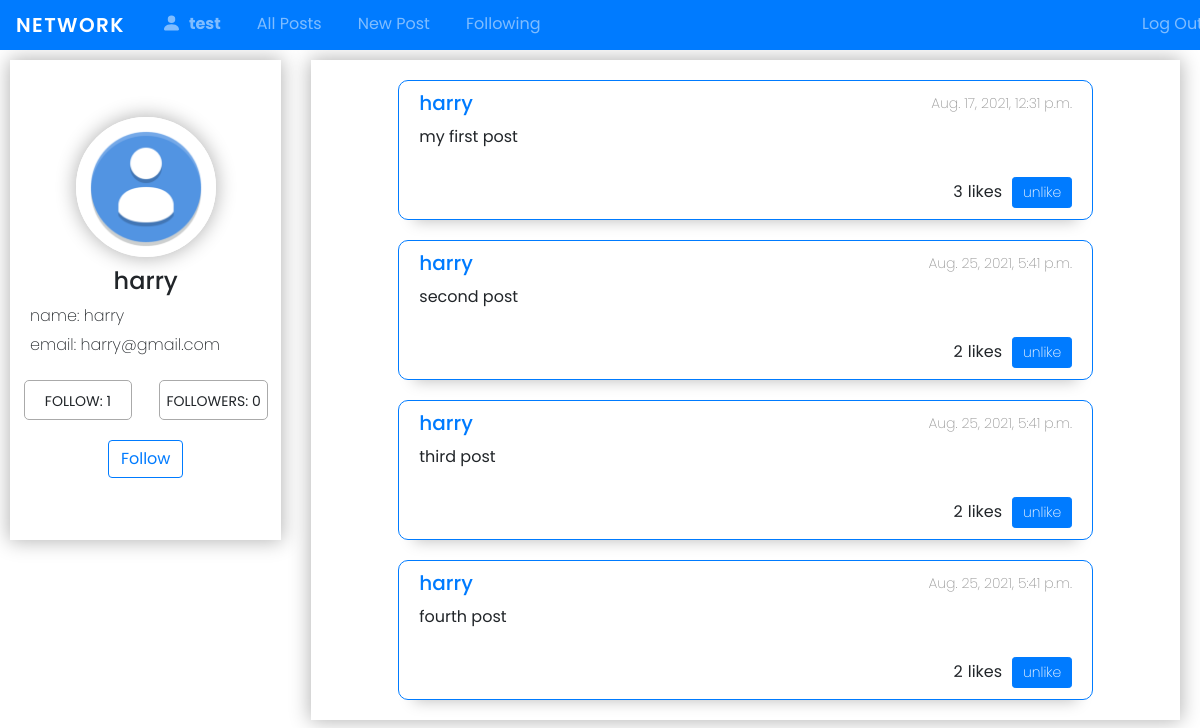
/user_info/7/ (signed in), run on the app's committed database.
### network/models.py (models this page shows, shortened)
class User(AbstractUser):
    image = models.ImageField(upload_to='images',  default='images/user.png')
    following = models.ManyToManyField(
        "self", blank=True, related_name="followers", symmetrical=False
    )
    def __str__(self):
        return f"{self.username}"

class Post(models.Model):
    user = models.ForeignKey("User", on_delete=models.CASCADE)
    text = models.TextField(max_length=500)
    timestamp = models.DateTimeField(auto_now_add=True)
    liked = models.ManyToManyField(User, blank=True, related_name='likes')
    def total_likes(self):
        return self.liked.all().count()

### network/views.py (the view)
# urls.py: path("user_info/<int:id>/", views.user_info, name="user_info"),
@login_required
def user_info(request, id):
    userID = request.user.id
    user = User.objects.get(id=id)
    posts = Post.objects.filter(user=user)
    paginator = Paginator(posts, 10)
    page_number = request.GET.get('page')
    page_obj = paginator.get_page(page_number)
    followers = user.followers.count()
    follow = user.following.count()
    usersShow = user.following.all()
    return render(request, "network/user_info.html", {
        'user_id': id,
        'userInfo': user,
        'posts': page_obj,
        'followers': followers,
        'follow': follow,
        'users': usersShow,
        'id': userID
    })

### network/templates/network/user_info.html (shortened to what this page needs)
{% extends "network/layout.html" %}
{% block body %}
<div class="user-info-container">
    <div class="user-info-wrapper">
        <img class="user-info-item" id="user-img" src='../../static/images/user.png' alt="">
        <h4 class="user-info-item">{{userInfo}}</h4>
        <h6 class="user-info-item">name: <span>{{userInfo}}</span></h6>
        <h6 class="user-info-item">email: <span>{{userInfo.email}}</span></h6>
        <div class="user-info-followers">
            <div class="followers">FOLLOW: {{followers}}</div>
            <div class="following">FOLLOWERS: {{follow}}</div>
        </div>
        {% if user.is_authenticated %}
        {% if user.id != userInfo.id %}
        {% if user in userInfo.following.all %}
        <a class="add" href="{% url 'followers' id=userInfo.id %}">
            <button class="btn btn-outline-primary">Unfollow</button>
        </a>
        {% else %}
        <a class="add" href="{% url 'followers' id=userInfo.id %}">
            <button class="btn btn-outline-primary">Follow</button>
        </a>
        {% endif %}
        {% endif %}
        {% endif %}
    </div>
    <div class="user-info-body">
        {% for post in posts %}
        <div class="post-body">
            <div class="post-body-header">
                <a href="{% url 'user_info' post.user.id %}">
                    <h5>{{post.user}}</h5>
                </a>
                <p>{{post.timestamp}}</p>
            </div>
            <p class="post-body-text">{{post.text}}</p>
            <div class="post-buttons">
                <div class="post-likes">
                    <div class="post-body-likes like-count{{post.id}}">{{post.total_likes}}</div>
                    <div>likes</div>
                </div>
                <form action="{% url 'like-post-view' %}" method="POST" class="like-form" id="{{post.id}}">
                    {% if user.is_authenticated %}
                    <button id="like-btn" class="like-btn{{post.id}} btn btn-primary btn-sm" type="submit">
                        {% if user not in post.liked.all %}
                        like
                        {% else %}
                        unlike
                        {% endif %}
                    </button>
                    {% endif %}
                </form>
            </div>
        </div>
        {% empty %}
        <h2 id="post-body-empty">You don't have any post yet</h2>
        {% endfor %}
    </div>
</div>
{% endblock %}

### network/templates/network/layout.html (shortened to what this page needs)
{% load static %}
<!DOCTYPE html>
<html lang="en">
<head>
    <link rel="stylesheet" href="https://stackpath.bootstrapcdn.com/bootstrap/4.4.1/css/bootstrap.min.css"
>
    <link rel="stylesheet" href="https://cdn.jsdelivr.net/npm/bootstrap-icons@1.5.0/font/bootstrap-icons.css">
    <link href="{% static 'network/styles.css' %}" rel="stylesheet">
</head>
<body>
    <nav class="navbar navbar-expand-md navbar-dark bg-primary">
        <a class="navbar-brand" href="#">Network</a>
        <div>
            <ul class="navbar-nav mr-auto">
                {% if user.is_authenticated %}
                <li class="nav-item">
                    <a class="nav-link" href="{% url 'user_info' user.id %}"><svg xmlns="http://www.w3.org/2000/svg"
                            width="16" height="16" fill="currentColor" class="bi bi-person-fill" viewBox="0 0 16 16">
                            <path d="M3 14s-1 0-1-1 1-4 6-4 6 3 6 4-1 1-1 1H3zm5-6a3 3 0 1 0 0-6 3 3 0 0 0 0 6z" />
                        </svg><strong>{{user.username}}</strong></a>
                </li>
                {% endif %}
                <div class="navbar-body">
                    <li class="nav-item">
                        <a class="nav-link" href="{% url 'index' %}">All Posts</a>
                    </li>
                </div>
                {% if user.is_authenticated %}
                <div class="navbar-body">
                    <li class="nav-item">
                        <a class="nav-link" href="{% url 'newpost' %}">New Post</a>
                    </li>
                </div>
                <div class="navbar-body">
                    <li class="nav-item">
                        <a class="nav-link" href="{% url 'following' user.id %}">Following</a>
                    </li>
                </div>
                <li class="nav-item">
                    <a class="nav-link" href="{% url 'logout' %}">Log Out</a>
                </li>
                {% endif %}
            </ul>
        </div>
    </nav>
    <div class="body">
        {% block body %}
        {% endblock %}
    </div>
</body>
</html>

### network/static/network/styles.css (style rules this page uses)
*, *::after, *::before { margin: 0; padding: 0; box-sizing: border-box; font-family: 'Poppins', sans-serif; }
body { overflow-x: hidden; }
.navbar { width: 100%; height: 50px; }
.navbar-brand { text-transform: uppercase; font-weight: 600; letter-spacing: 1.4px; }
.navbar-nav { display: flex; width: 90vw; }
.navbar-body:last-of-type { flex: 1; }
.nav-item { padding: 0 10px; }
.nav-link > svg { width: 25px; height: 25px; margin-right: 5px; padding-bottom: 5px; }
.post-body { width: 80%; border: 1px solid #007bff; border-radius: 10px; margin: 20px auto; -webkit-box-shadow: 0px 17px 14px -16px rgba(0,0,0,0.25); box-shadow: 0px 17px 14px -16px rgba(0,0,0,0.25); }
.post-body-header { display: flex; justify-content: space-between; align-items: center; padding: 10px 20px; }
.post-body-header > a { text-decoration: none; }
.post-body-header > a > h5 { margin-bottom: 0; }
.post-body-header > p { font-size: 14px; font-weight: 200; color: #999; margin-bottom: 0; }
.post-body-text { font-size: 16px; padding: 0 20px; width: 90%; }
.post-likes { display: flex; align-items: center; margin-right: 10px; flex: 1; font-weight: 400; }
.post-body-likes { width: 35%; margin-left: auto; margin-right: 0; padding: 5px 5px 5px 15px; text-align: right; }
.post-buttons { display: flex; padding: 10px 20px; align-items: center; justify-content: flex-end; }
#like-btn { width: 60px !important; font-weight: 200 !important; }
.user-info-container { display: flex; }
.user-info-body { width: 80%; margin: 10px 20px; -webkit-box-shadow: 0px 0px 19px 1px rgba(0,0,0,0.3); box-shadow: 0px 0px 19px 1px rgba(0,0,0,0.3); }
.user-info-wrapper { width: 25%; height: 60vh; margin: 10px; display: flex; flex-direction: column; justify-content: center; align-items: center; -webkit-box-shadow: 0px 0px 19px 1px rgba(0,0,0,0.3); box-shadow: 0px 0px 19px 1px rgba(0,0,0,0.3); }
.user-info-wrapper h6 { width: 100%; padding-left: 20px; padding-right: 20px; text-align: left; font-weight: 200; }
.user-info-wrapper h6 span { display: inline-block; text-align: center; }
.user-info-item { margin: 5px 0; }
.user-info-followers { width: 100%; margin-top: 20px; display: flex; justify-content: space-around; align-items: center; }
.followers, .following { width: 40%; height: 40px; line-height: 40px; font-size: 14px; text-align: center; border: 1px solid #aaa; border-radius: 5px; }
#user-img { width: 140px; height: 140px; padding: 5px; object-fit: cover; border-radius: 50%; border: 2px solid #fff; -webkit-box-shadow: 0px 0px 19px 1px rgba(0,0,0,0.3); box-shadow: 0px 0px 19px 1px rgba(0,0,0,0.3); }
.add { margin: 20px 0 10px; }

### data on the page
User: username "test"
User: username "harry", email "harry@gmail.com"
Post: user "harry", timestamp "Aug. 17, 2021, 12:31 p.m.", text "my first post", total_likes "3", shows "unlike"
Post: user "harry", timestamp "Aug. 25, 2021, 5:41 p.m.", text "second post", total_likes "2", shows "unlike"
Post: user "harry", timestamp "Aug. 25, 2021, 5:41 p.m.", text "third post", total_likes "2", shows "unlike"
Post: user "harry", timestamp "Aug. 25, 2021, 5:41 p.m.", text "fourth post", total_likes "2", shows "unlike"

### other printed values
{{ followers }} "1"
{{ follow }} "0"
